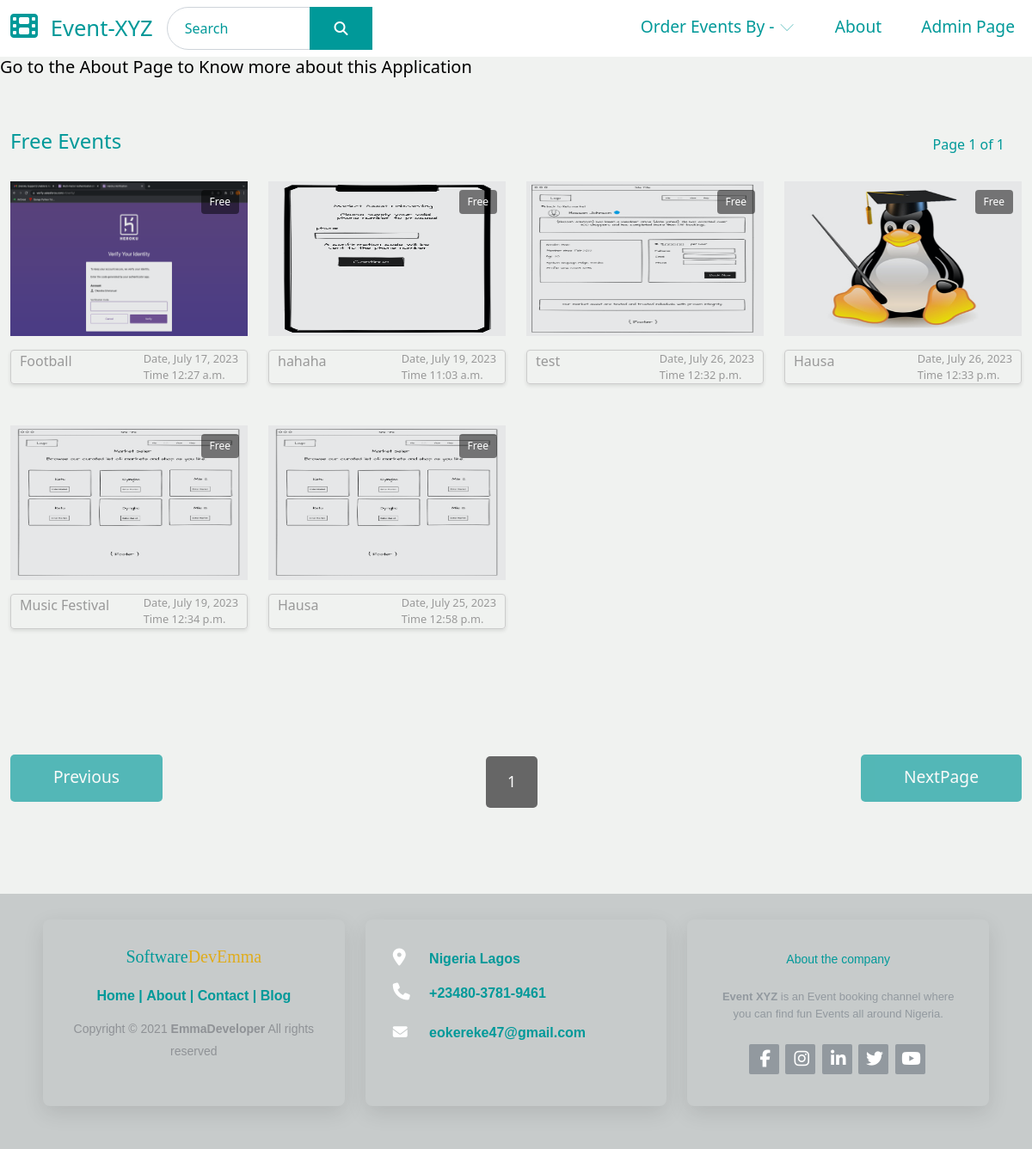
Screenshot of /free_event_page/ with the database file from the repository.
### AdminSection/models.py (models this page shows, shortened)
class Event(models.Model):
    event_name = models.CharField(max_length=100)
    location = models.CharField(max_length=100)
    price = models.CharField(max_length=100, blank=True, null=True,)
    space_capacity = models.IntegerField(blank=True, null=True,)
    description = models.TextField(max_length=5000, blank=True, null=True,)
    event_date = models.DateField(null=True, blank=True)
    event_time = models.TimeField(null=True, blank=True)
    event_end_date = models.DateTimeField(null=True, blank=True)
    bookings = models.IntegerField(default=0)
    slot_left = models.IntegerField(default=0)
    header_images = models.ImageField(null=True, blank=True, upload_to="images/")
    is_cancelled = models.BooleanField(default=False)

### UserSection/views.py (the view)
# urls.py: path("free_event_page/", FreeEventView.as_view(), name="free-event-page"),
class FreeEventView(ListView):
    model = Event
    template_name = "freeEvents.html"
    paginate_by = 8  # Number of events to display per page
    def get_queryset(self):
        queryset = super().get_queryset()
        queryset = queryset.filter(price__isnull=True)  # Filter events where price is NULL
        return queryset

### UserSection/templates/freeEvents.html (shortened to what this page needs)
{%extends 'home.html' %}
{%block freeEvents%}
{% load static %}
<div class="container-fluid tm-container-content tm-mt-60">
    <div class="row mb-4">
        <h4 class="col-6 tm-text-primary">
            Free Events
        </h4>
        <div class="col-6 d-flex justify-content-end align-items-center">
            <div class="tm-text-pagination mr-8 ">
                Page
                {% for i in paginator.page_range %}
                    {% if page_obj.number == i %}
                    {{i}}
                    of {{ page_obj.paginator.num_pages }}
                {%endif%}
                {%endfor%}
            </div>
        </div>
    </div>
    <div class="row tm-mb-90 tm-gallery">
        {% for event in object_list %}
        <div class="col-xl-3 col-lg-4 col-md-6 col-sm-6 col-12 mb-5">
            <figure class="effect-ming tm-video-item">
                <img src="{{event.header_images.url}}" alt="Image" class="img-fluid">
                <figcaption class="d-flex align-items-center justify-content-center">
                </figcaption>
                {%if event.price%}
                <div class="box-text">Paid</div>
                {%else%}
                <div class="box-text">Free</div>
                {%endif%}
            </figure>
            <div class="d-flex justify-content-between tm-text-gray bordered-box">
                <span class="tm-text-gray">{{event.event_name}}</span>
                <div class="costs">
                    <span>Date, {{event.event_date}}</span>
                    <span>Time {{event.event_time}}</span>
                </div>
            </div>
        </div>
        {%endfor%}
    </div>
    <div class="row tm-mb-90">
        <div class="col-12 d-flex justify-content-between align-items-center tm-paging-col">
                {% if page_obj.has_previous %}
                    <a href="?page={{ page_obj.previous_page_number }}" class="btn btn-primary tm-btn-prev mb-2">Previous</a>
                {% else %}
                    <a href="javascript:void(0);" class="btn btn-primary tm-btn-prev mb-2 disabled">Previous</a>
                {% endif %}
                    <div class="tm-paging d-flex">
                        {% for i in paginator.page_range %}
                            {% if page_obj.number == i %}
                                <a class="active tm-paging-link">{{i}}</a>
                            {% elif i > page_obj.number|add:-3 and i < page_obj.number %}
                                <a href="?page={{i}}" class="tm-paging-link">{{i}}</a>
                            {% endif %}
                        {% endfor %}
                    </div>
                    {% if page_obj.has_next %}
                        <a href="?page={{ page_obj.next_page_number }}" class="btn btn-primary tm-btn-prev mb-2 ">NextPage</a>
                    {% else %}
                        <a href="javascript:void(0);" class="btn btn-primary tm-btn-prev mb-2 disabled">NextPage</a>
                    {% endif %}
        </div>
    </div>
</div>
{%endblock%}

### static/css/user-home.css (style rules this page uses)
:root { --orange:#ff7800; --black:#130f40; --light-color:#666; --green:#132a09; --tgreen:#477b78; --light-green:rgb(48, 251, 12); --box-shadow:0 .5rem 1.5rem rgba(0,0,0,.1); --border:.2rem solid rgba(0,0,0,.1); --outline:.1rem solid rgba(0,0,0,.1); --outline-hover:.2rem solid var(--black); --background: #f0f2f0; --hover: #666666; --dark: #232323; --pure: #fff; --smoke: white; --dark-gray: #999; }
body { background: var(--background); }
.costs { display: grid; font-size: 0.8rem; }
.bordered-box { border: 1px solid #ccc; box-shadow: 0 2px 4px rgba(0, 0, 0, 0.1); padding-right: 10px; padding-left: 10px; border-radius: 4px; }
.effect-ming { position: relative; }
.box-text { position: absolute; top: 10px; right: 10px; background-color: rgba(0, 0, 0, 0.5); color: #fff; padding: 5px 10px; border-radius: 4px; font-size: 12px; }
.effect-ming img { width: 100%; height: auto; }
p, .tm-text-gray { color: #999; }
.tm-video-item { position: relative; overflow: hidden; text-align: center; cursor: pointer; }
.tm-video-item img { position: relative; display: block; min-height: 100%; max-width: 100%; opacity: 0.8; }
.tm-video-item figcaption { padding: 2em; color: #fff; text-transform: uppercase; font-size: 1.25em; -webkit-backface-visibility: hidden; backface-visibility: hidden; }
.tm-video-item figcaption::before, .tm-video-item figcaption::after { pointer-events: none; }
.tm-video-item figcaption, .tm-video-item figcaption > a { position: absolute; top: 0; left: 0; width: 100%; height: 100%; }
.tm-paging-link { display: flex; justify-content: center; align-items: center; width: 60px; height: 60px; font-size: 1.1rem; color: #999; background-color: #EEEEEE; margin: 10px; border-radius: 5px; text-decoration: none; transition: all 0.3s ease; }
.tm-paging-link:hover, .tm-paging-link.active { background-color: var(--hover); color: #fff; }
a { text-decoration: none; transition: all 0.3s ease; }
.container-fluid { max-width: 1770px; }
.btn { border-radius: 0; }
.btn-primary { background-color: #009999; border: 0; border-radius: 5px; padding: 12px 50px 14px; font-size: 1.2rem; }
.btn-primary.disabled, .btn-primary:disabled { background-color: #009999; pointer-events: all; cursor: not-allowed; }
.tm-mt-60 { margin-top: 60px; }
.tm-mb-90 { margin-bottom: 90px; }
.tm-text-primary { color: #009999; }
.tm-text-pagination { color: #009999; padding-right: 20px; }
figure.effect-ming { background: #030c17; }
figure.effect-ming img { opacity: 0.9; -webkit-transition: opacity 0.35s; transition: opacity 0.35s; height: 180px; }
figure.effect-ming figcaption::before { position: absolute; top: 30px; right: 30px; bottom: 30px; left: 30px; border: 2px solid #fff; box-shadow: 0 0 0 30px rgba(255,255,255,0.2); content: ''; opacity: 0; -webkit-transition: opacity 0.35s, -webkit-transform 0.35s; transition: opacity 0.35s, transform 0.35s; -webkit-transform: scale3d(1.4,1.4,1); transform: scale3d(1.4,1.4,1); }

### rows the page displays
Event: header_images (picture), shows "Free", event_name "Football", event_date "July 17, 2023", event_time "12:27 a.m."
Event: header_images (picture), shows "Free", event_name "hahaha", event_date "July 19, 2023", event_time "11:03 a.m."
Event: header_images (picture), shows "Free", event_name "test", event_date "July 26, 2023", event_time "12:32 p.m."
Event: header_images (picture), shows "Free", event_name "Hausa", event_date "July 26, 2023", event_time "12:33 p.m."
Event: header_images (picture), shows "Free", event_name "Music Festival", event_date "July 19, 2023", event_time "12:34 p.m."
Event: header_images (picture), shows "Free", event_name "Hausa", event_date "July 25, 2023", event_time "12:58 p.m."

### other values shown
{{ i }} "1"
{{ page_obj.paginator.num_pages }} "1"
